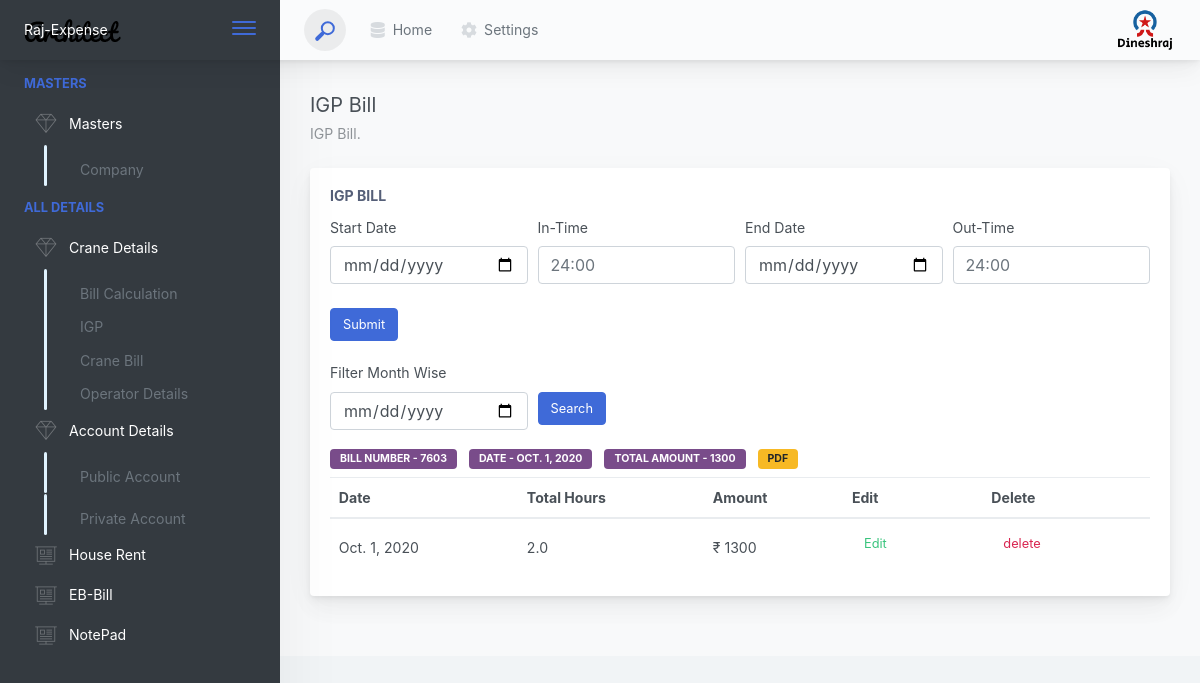
The app's page /dinesh/IGPCalculation (signed in) with its own data.
### dineshApp/models.py (models this page shows)
class IGPModel(models.Model):
    seq_bill = models.ForeignKey(IGPModelSequence, on_delete=models.CASCADE)
    date = models.DateField()
    tot_hours = models.CharField(max_length=50)
    amount = models.IntegerField()

### dineshApp/views.py (the view, shortened to what this page needs)
# urls.py: path('IGPCalculation', login_required(views.IGPCalculation.as_view(), login_url="/dinesh/login")),
class IGPCalculation(View):
    template_name = 'igp.html'
    def get(self, request):
        forms = IGPForm()
        search_date = request.GET.get("search-date")
        if search_date is not None:
            search_date = datetime.strptime(search_date, "%Y-%m-%d")
            igp = IGPModel.objects.filter(date__month=search_date.month, date__year=search_date.year)
            bill_number = igp[0].seq_bill.seq_bill if igp else ""
            total_amount = sum([ ig.amount for ig in igp ])
            initial_date = date(year=search_date.year, month=search_date.month, day=1)
            pdf_datas["month"] = search_date.month
            pdf_datas["year"] = search_date.year
        else:
            igp = IGPModel.objects.filter(date__month=date.today().month, date__year=date.today().year)
            bill_number = igp[0].seq_bill.seq_bill if igp else ""
            total_amount = sum([ ig.amount for ig in igp ])
            initial_date = date(year=date.today().year, month=date.today().month, day=1)
            pdf_datas["month"] = date.today().month
            pdf_datas["year"] = date.today().year
        datas = {
            "forms": forms,
            "igp_data": igp,
            "bill_number": bill_number,
            "total_amount": total_amount,
            "initial_date": initial_date,
        }
        return render(request, template_name=self.template_name, context=datas)

### dineshApp/forms.py
class IGPForm(forms.Form):
    start_date = forms.DateField(widget=DateInput(attrs={"class": "form-control"}))
    in_time = forms.CharField(widget=forms.TextInput(attrs={"class": "form-control", "placeholder": "24:00", "pattern": "[0-9]+:[0-9]+"}))
    end_date = forms.DateField(widget=DateInput(attrs={"class": "form-control"}))
    out_time = forms.CharField(widget=forms.TextInput(attrs={"class": "form-control", "placeholder": "24:00", "pattern": "[0-9]+:[0-9]+"}))
    amount = forms.IntegerField(widget=forms.NumberInput(attrs={"class": "form-control", "placeholder": "Amount"}))

### template/igp.html (shortened to what this page needs)
{% extends 'base.html' %}
{% load static %}
{% block content %}
<div>IGP Bill
  <div class="page-title-subheading">IGP Bill.</div>
</div>
</div>
</div>
<ul class="body-tabs body-tabs-layout tabs-animated body-tabs-animated nav">
</ul>
<div class="tab-content">
	<div class="tab-pane tabs-animation fade show active" id="tab-content-0" role="tabpanel">
		<div class="main-card mb-3 card">
			<div class="card-body">
				<h5 class="card-title">IGP Bill</h5>
				<form method="post" enctype="multipart/form-data">
					<div class="form-row">
            <div class="col-md-3">
							<div class="position-relative form-group">
								<label for="examplePassword11" class="">Start Date</label>
								<input type="date" required class="form-control" value="{{house_rent_date}}" name="start_date">
              </div>
            </div>
            <div class="col-md-3">
							<div class="position-relative form-group">
								<label for="examplePassword11" class="">In-Time</label>
                <input type="text" required class="form-control" value="{{house_rent_date}}" name="in_time" placeholder="24:00", pattern="[0-9]+:[0-9]+">
							</div>
            </div>
            <div class="col-md-3">
							<div class="position-relative form-group">
								<label for="examplePassword11" class="">End Date</label>
								<input type="date" required class="form-control" value="{{house_rent_date}}" name="end_date">
              </div>
            </div>
            <div class="col-md-3">
							<div class="position-relative form-group">
								<label for="examplePassword11" class="">Out-Time</label>
								<input type="text" required class="form-control" name="out_time" value="{{house_edit.rent_recieved}}" placeholder="24:00", pattern="[0-9]+:[0-9]+">
              </div>
            </div>
          </div>
					<button class="mt-2 btn btn-primary">Submit</button>
        </form>
          <br>
          <form>
            <div class="form-row">
              <div class="col-md-3">
                <div class="position-relative form-group">
                  <label for="examplePassword11" class="">Filter Month Wise</label>
                  <input type="date" class="form-control" name="search-date">
                </div>
              </div>
              <div class="col-md-3"> <br>
                <button class="mt-2 btn btn-primary">Search</button>
              </div>
            </div>
          </form>
          <div class="mb-2 mr-2 badge badge-alternate">Bill Number - {{ bill_number }}</div>
          <div class="mb-2 mr-2 badge badge-alternate">Date - {{ initial_date }}</div>
          <div class="mb-2 mr-2 badge badge-alternate">Total Amount - {{ total_amount }}</div>
          <a href="/dinesh/GeneratePDF" class="mb-2 mr-2 badge btn-warning">PDF</a>
              <table class="mb-0 table">
                  <thead>
                  <tr>
                      <th>Date</th>
                      <th>Total Hours</th>
                      <th>Amount</th>
                      <th>Edit</th>
                      <th>Delete</th>
                  </tr>
                  </thead>
                  <tbody>
                      {% for igp in igp_data %}
                          <tr>
                              <td>{{ igp.date }}</td>
                              <td>{{ igp.tot_hours }}</td>
                              <td>&#8377; {{ igp.amount }}</td>
                              <td>
                                <a href="/dinesh/IGPCalculationEdit/{{igp.id}}" class="mb-2 mr-2 border-0 btn-transition btn btn-outline-success">Edit</a>
                              </td>
                              <td>
                                <a href="/dinesh/IGPCalculationDelete/{{igp.id}}" class="mb-2 mr-2 border-0 btn-transition btn btn-outline-danger">delete</a>
                              </td>
                          </tr>
                      {% endfor %}
                  </tbody>
              </table>
          </div>
			</div>
		</div>
</div>
</div>
{% endblock %}

### records on screen
IGPModel: date "Oct. 1, 2020", tot_hours "2.0", amount "1300"

### other values on screen
{{ bill_number }} "7603"
{{ total_amount }} "1300"
